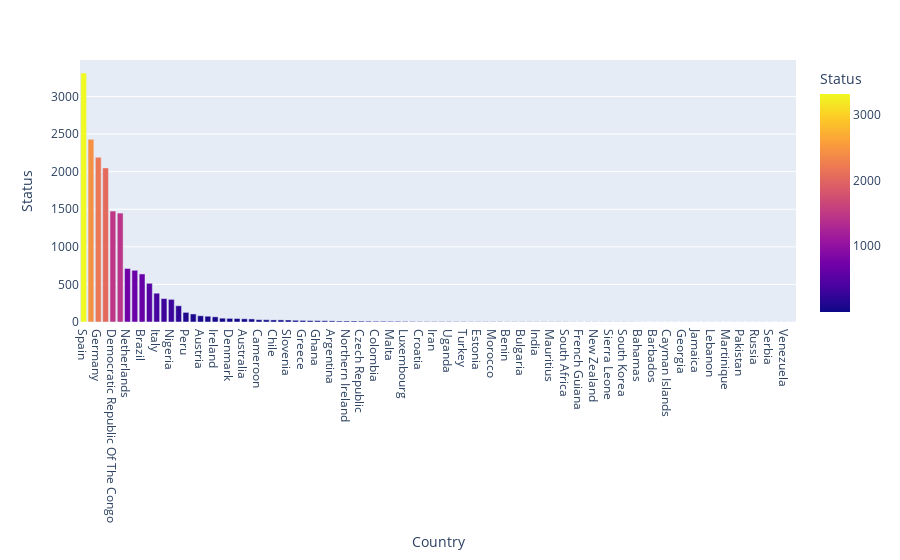

Write notebook code for a chart like this one.
### Code cell
fig = px.bar(df_grp,  x="Country",y="Status", color="Status")
fig.update_layout(barmode='stack', xaxis={'categoryorder': 'total descending'}) 
fig.show()

### Figure 1 — Plotly figure (JSON) as saved in the notebook; plotly's stock layout.template omitted (floating-point values rounded to 4 significant figures)
{"data": [{"alignmentgroup": "True", "hovertemplate": "Country=%{x}<br>Status=%{marker.color}<extra></extra>", "legendgroup": "", "marker": {"color": [15, 43, 83, 1, 1, 1, 312, 3, 3, 1, 639, 3, 11, 31, 688, 1, 17, 28, 10, 2, 6, 12, 1476, 48, 3, 4, 2050, 4, 1, 13, 1449, 2, 1, 2191, 18, 5, 21, 1, 30, 6, 3, 6, 69, 107, 383, 1, 1, 2, 1, 4, 8, 1, 3, 9, 1, 3, 41, 4, 1, 712, 2, 301, 13, 46, 1, 1, 2, 128, 28, 515, 10, 7, 19, 1, 1, 51, 1, 2, 6, 2, 27, 3, 3, 2, 3311, 1, 77, 216, 2, 9, 5, 6, 13, 2430, 4, 1, 23, 1], "coloraxis": "coloraxis", "pattern": {"shape": ""}}, "name": "", "offsetgroup": "", "orientation": "v", "showlegend": false, "textposition": "auto", "type": "bar", "x": ["Argentina", "Australia", "Austria", "Bahamas", "Bangladesh", "Barbados", "Belgium", "Benin", "Bolivia", "Bosnia And Herzegovina", "Brazil", "Bulgaria", "Cambodia", "Cameroon", "Canada", "Cayman Islands", "Central African Republic", "Chile", "Colombia", "Costa Rica", "Croatia", "Czech Republic", "Democratic Republic Of The Congo", "Denmark", "Dominican Republic", "Ecuador", "England", "Estonia", "Fiji", "Finland", "France", "French Guiana", "Georgia", "Germany", "Ghana", "Gibraltar", "Greece", "Haiti", "Hungary", "Iceland", "India", "Iran", "Ireland", "Israel", "Italy", "Jamaica", "Kosovo", "Latvia", "Lebanon", "Liberia", "Luxembourg", "Malawi", "Malaysia", "Malta", "Martinique", "Mauritius", "Mexico", "Morocco", "Nepal", "Netherlands", "New Zealand", "Nigeria", "Northern Ireland", "Norway", "Pakistan", "Panama", "Paraguay", "Peru", "Poland", "Portugal", "Puerto Rico", "Republic of Congo", "Romania", "Russia", "Saudi Arabia", "Scotland", "Serbia", "Sierra Leone", "Singapore", "Slovakia", "Slovenia", "Somalia", "South Africa", "South Korea", "Spain", "Sudan", "Sweden", "Switzerland", "Taiwan", "Thailand", "Turkey", "Uganda", "United Arab Emirates", "United States", "Uruguay", "Venezuela", "Wales", "Zambia"], "xaxis": "x", "y": [15, 43, 83, 1, 1, 1, 312, 3, 3, 1, 639, 3, 11, 31, 688, 1, 17, 28, 10, 2, 6, 12, 1476, 48, 3, 4, 2050, 4, 1, 13, 1449, 2, 1, 2191, 18, 5, 21, 1, 30, 6, 3, 6, 69, 107, 383, 1, 1, 2, 1, 4, 8, 1, 3, 9, 1, 3, 41, 4, 1, 712, 2, 301, 13, 46, 1, 1, 2, 128, 28, 515, 10, 7, 19, 1, 1, 51, 1, 2, 6, 2, 27, 3, 3, 2, 3311, 1, 77, 216, 2, 9, 5, 6, 13, 2430, 4, 1, 23, 1], "yaxis": "y"}], "layout": {"barmode": "stack", "coloraxis": {"colorbar": {"title": {"text": "Status"}}, "colorscale": [[0, "#0d0887"], [0.1111, "#46039f"], [0.2222, "#7201a8"], [0.3333, "#9c179e"], [0.4444, "#bd3786"], [0.5556, "#d8576b"], [0.6667, "#ed7953"], [0.7778, "#fb9f3a"], [0.8889, "#fdca26"], [1, "#f0f921"]]}, "legend": {"tracegroupgap": 0}, "margin": {"t": 60}, "xaxis": {"anchor": "y", "categoryorder": "total descending", "domain": [0, 1], "title": {"text": "Country"}}, "yaxis": {"anchor": "x", "domain": [0, 1], "title": {"text": "Status"}}}}
